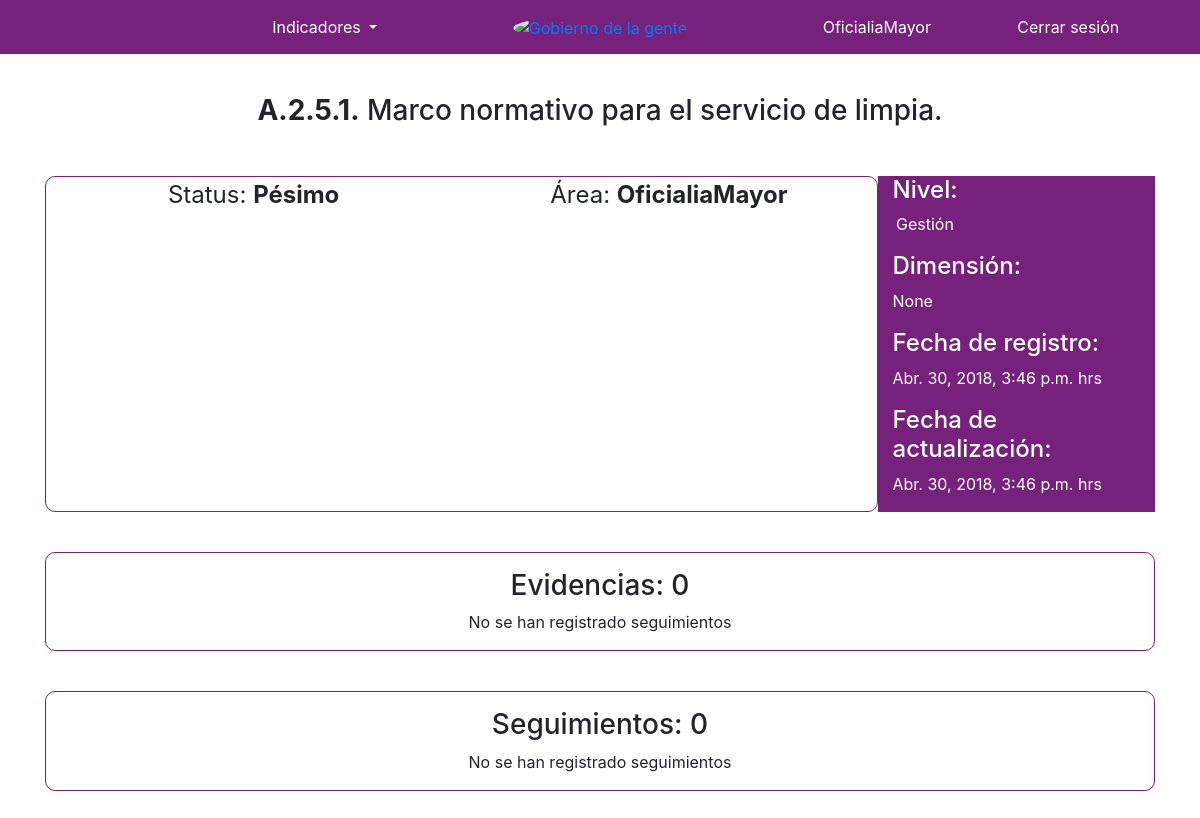
Screenshot of /indicadores/56/ (signed in) with the database file from the repository.
### indicadores/models.py (models this page shows, shortened)
class Indicador(models.Model):
    indicador = models.CharField(max_length=10)
    nombre = models.TextField()
    descripcion = models.TextField(blank=True, null=True)
    metodo_calculo = models.TextField(blank=True, null=True)
    nivel = models.CharField(max_length=15, choices=choices_nivel, blank=True, null=True)
    dimension = models.CharField(max_length=144, blank=True, null=True)
    criterios_evaluacion = models.TextField(blank=True, null=True)
    area = models.ForeignKey(User, related_name='indicadores', on_delete=models.CASCADE)
    status = models.CharField(max_length=15, choices=choices_status)
    created = models.DateTimeField(auto_now_add=True)
    updated = models.DateTimeField(auto_now=True)

### indicadores/views.py (the view)
# urls.py: path('<int:pk>/', indicadoresDetailView.as_view(), name="detail"),
class indicadoresDetailView(views.View):
    def get(self, request, pk):
        template_name="indicadores/indicador_detail.html"
        indicador = Indicador.objects.get(pk=pk)
        context = {'indicador':indicador}
        return render(request, template_name, context)

### indicadores/templates/indicadores/indicador_detail.html (shortened to what this page needs)
{% extends 'base.html' %}
{% block content %}
    <div class="container">
        <div class="row text-center">
            <div class="col-md-12">
                <h3><b>{{ indicador.indicador }}</b> {{ indicador.nombre }}</h3>
            </div>
        </div>
        <div class="row margin-top-middle">
            <div class="col-md-9 border-primary-a text-detail-important">
                <div class="row text-center">
                    <div class="col-md-6"><p>Status: <span
                            class="{% if indicador.status == "Satisfactorio" %}
                            color-green
                            {% elif indicador.status == "Regular" %}
                            color-yellow
                            {% else %}
                            color-red
                            {% endif %}
                            "><b>{{ indicador.status }}</b></span></p></div>
                    <div class="col-md-6"><p>Área: <span><b>{{ indicador.area.username }}</b></span></p></div>
                </div>
            </div>
            <div class="col-md-3 background-primary d-flex justify-content-around flex-column color-accent align-items-start">
                <div>
                    <h4 class="">Nivel:</h4>
                    <p class="text-center w-100">{{ indicador.nivel }}</p>
                </div>
                <div>
                    <h4 class="">Dimensión:</h4>
                    <p class="">{{ indicador.dimension }}</p>
                </div>
                <div>
                    <h4 class="">Fecha de registro:</h4>
                    <p class="">{{ indicador.created }} hrs</p>
                </div>
                <div>
                    <h4 class="">Fecha de actualización:</h4>
                    <p class="">{{ indicador.updated }} hrs</p>
                </div>
            </div>
        </div>
        <div class="row margin-top-middle">
            <div class="col-md-12 border-primary-a text-center margin-bottom-normal">
                <h3 class="margin-top-small">Evidencias: {{ indicador.evidencias.count }}</h3>
                {% if indicador.evidencias.count > 0 %}
                   <div id="accordion2" class="margin-bottom-small">
                    {% for evidencia in indicador.evidencias.all %}
                        <div class="card">
                            <div class="card-header" id="header2{{ evidencia.id }}">
                                 <h5>
                                     <button class="btn btn-link" data-toggle="collapse" data-target="#collapse2{{ evidencia.id }}" aria-expanded="true" aria-controls="collapse2{{ evidencia.id }}">
                                        {{ evidencia.titulo|truncatechars:40 }} | {{ evidencia.porcentaje_real }}% / {{ evidencia.porcentaje_total }}%
                                     </button>
                                     {% if evidencia.completada %}
                                         <p class="evidencia-green">Completada</p>
                                     {% else %}
                                         <p class="evidencia-red">No completada</p>
                                     {% endif %}
                                 </h5>
                            </div>
                            <div id="collapse2{{ evidencia.id }}" class="collapse" aria-labelledby="header2{{ evidencia.id }}" data-parent="#accordion2">
                              <div class="card-body">
                                  <div class="row">
                                      <div class="col-md-9 text-center">
                                        <p><b>Título:</b> {{ evidencia.titulo }}</p>
                                      </div>
                                      <div class="col-md-3 text-center">
                                          <p><b>Sub-Evidencias: </b>{{ evidencia.subevidencias.count }}</p>
                                      </div>
                                  </div>
                                  <div class="row">
                                      <div class="col-md-6 text-center">
                                          <p><b>Porcentaje esperado: </b>{{ evidencia.porcentaje_total }} %</p>
                                          <p><b>Porcentaje actual: </b>{{ evidencia.porcentaje_real }} %</p>
                                      </div>
                                      <div class="col-md-6 text-center">
                                      </div>
                                  </div>
                              </div>
                            </div>
                        </div>
                    {% endfor %}
                   </div>
                {% else %}
                    <p class="color-red">No se han registrado seguimientos</p>
                {% endif %}
            </div>
            <div class="col-md-12 border-primary-a text-center ">
                <h3 class="margin-top-small">Seguimientos: {{ indicador.seguimientos.count }}</h3>
                {% if indicador.seguimientos.count > 0 %}
                   <div id="accordion" class="margin-bottom-small">
                    {% for seguimiento in indicador.seguimientos.all %}
                        <div class="card">
                            <div class="card-header" id="header{{ seguimiento.id }}">
                                 <h5>
                                     <button class="btn btn-link" data-toggle="collapse" data-target="#collapse{{ seguimiento.id }}" aria-expanded="true" aria-controls="collapse{{ seguimiento.id }}">
                                        {{ seguimiento.fecha }}
                                     </button>
                                 </h5>
                            </div>
                            <div id="collapse{{ seguimiento.id }}" class="collapse" aria-labelledby="header{{ seguimiento.id }}" data-parent="#accordion">
                              <div class="card-body text-justify">
                                {{ seguimiento.cuerpo }}
                              </div>
                            </div>
                        </div>
                    {% endfor %}
                   </div>
                {% else %}
                    <p class="color-red">No se han registrado seguimientos</p>
                {% endif %}
            </div>
        </div>
    </div>
{% endblock %}

### templates/base.html (shortened to what this page needs)
{% load static %}
<!DOCTYPE html>
<html lang="en">
  <head>
    <link rel="stylesheet" href="https://maxcdn.bootstrapcdn.com/bootstrap/4.0.0/css/bootstrap.min.css">
    <link href="{% static '/open-iconic/font/css/open-iconic-bootstrap.css' %}" rel="stylesheet">
    <link rel="stylesheet" href="{% static 'css/styles.css' %}">
  </head>
  <body>
    <nav class="navbar navbar-expand-lg navbar-light background-primary justify-content-around" style="max-height:80px !important;">
     <div class="col-lg-4 text-right">
        <div class="dropdown">
            {% if request.user.is_authenticated %}
                <a class="btn dropdown-toggle color-accent" role="button" id="dropdownMenuLink" data-toggle="dropdown" aria-haspopup="true" aria-expanded="false">
            Indicadores
          </a>
            {% endif %}
        </div>
      </div>
      <div class="col-lg-4 text-center">
          <a href="{% url 'home' %}">
            <img src="{%static 'images/logo.jpg'%}" alt="Gobierno de la gente" class="logo-img">
          </a>
      </div>
      {% if request.user.is_authenticated %}
        <div class="col-md-2 text-left">
          <a class="btn color-accent" href="{% url 'dashboard' %}">{{ request.user.username }}</a>
        </div>
        <div class="col-md-2 text-left">
          <a class="btn color-accent" href="{% url 'logout' %}">Cerrar sesión</a>
        </div>
      {% else %}
        <div class="col-md-4 text-left">
          <a class="btn color-accent" href="{% url 'login' %}">Iniciar sesión</a>
        </div>
      {% endif %}
    </nav>
    <div class="container paddings-vertical">
      {% block content %}
      {% endblock content %}
    </div>
  </body>
</html>

### static/css/styles.css (style rules this page uses)
.logo-img { width: 7vw; border-radius: 50%; }
.background-primary { background: #76227c !important; }
.color-accent { color: #fff !important; }
.paddings-vertical { padding-top: 5vh !important; padding-bottom: 5vh !important; }
.margin-bottom-normal { margin-bottom: 5vh !important; }
.margin-top-small { margin-top: 2vh !important; }
.margin-top-middle { margin-top: 5vh; }
.border-primary-a { border-radius: 10px; border: 1px solid #76227c; }
.text-detail-important { font-size: 1.5em; }

### rows the page displays
Indicador: indicador "A.2.5.1.", nombre "Marco normativo para el servicio de limpia.", status "Pésimo", area.username "OficialiaMayor", nivel "Gestión", dimension "None", created "Abr. 30, 2018, 3:46 p.m.", updated "Abr. 30, 2018, 3:46 p.m.", evidencias.count "0", seguimientos.count "0"

### other values shown
{{ request.user.username }} "OficialiaMayor"
